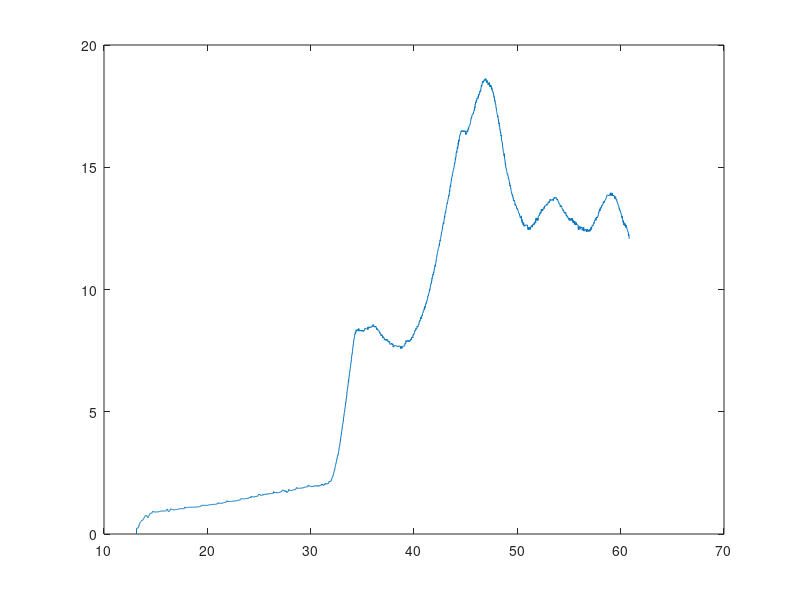

The MATLAB source for this figure: (Note: this script raises an error after producing the figure.)
% Question 5
myFile = load('dataCapt.mat').dataCapt;
Tcapt  = myFile(:,1);  % Base de temps des mesures capteurs (s)
Vt     = myFile(:, 2); % Vitesse transversale du véhicule (m/s)
Vl     = myFile(:, 3); % Vitesse longitudinale du véhicule (m/s)
Psip   = myFile(:, 4); % Vitesse de lacet du véhicule (rad/s)

% Question 6
% https://stackoverflow.com/questions/54002845/octave-add-secondary-y-axis-to-existing-plot
newFig = figure;
plot(Tcapt, Vl);
hold on;
plot(unique(Tgps)(1:end-1), vitesses);

title('Comparaison de la vitesse via GPS vs vitesse via DR');
legend('Vitesse via DR', 'Vitesse via GPS');

% Question 7
% tracé du signal biaisé
fig7 = figure;
plot(Tcapt, Psip);

% On a une frequence de 50Hz, donc 10s -> les 500 premiers echantillons
moyenne = mean(Psip(1:500)); % 0.0258117906935513
UnbiasedPsip = Psip - moyenne;

hold on;
plot(Tcapt, UnbiasedPsip);

title('Évolution du Psip biaisé et non baisé');
legend('Signal biaisé', 'Signal compensé');

% Question 8
% cap biaise
Tech = 0.02;
psi0 = -2.18;
BiasedCap = zeros(length(Tcapt), 1);
UnbiasedCap = zeros(length(Tcapt), 1);

BiasedCap(1) = psi0;
UnbiasedCap(1) = psi0;

for n = 1:length(Tcapt)-1
    BiasedCap(n+1)      = BiasedCap(n)      + Tech * Psip(n);
    UnbiasedCap(n+1) = UnbiasedCap(n) + Tech * UnbiasedPsip(n);
end

fig8 = figure;
plot(Tcapt, BiasedCap);
hold on;
plot(Tcapt, UnbiasedCap); % accumulation d'erreur

title('Évolution du cap');
legend('Cap biaisé', 'cap non biaisé');

% Question 9
x0 = 0;
y0 = 0;

bX = zeros(length(Tcapt), 1); % x biaise
bY = zeros(length(Tcapt), 1); % y biaiser

nX = zeros(length(Tcapt), 1); % x non biaise
nY = zeros(length(Tcapt), 1); % y non biaiser

for n = 1:length(Tcapt)-1
  bX(n+1) = bX(n) + Tech*(Vl(n)*cos(BiasedCap(n)) - Vt(n)*sin(BiasedCap(n)));
  bY(n+1) = bY(n) + Tech*(Vl(n)*sin(BiasedCap(n)) + Vt(n)*cos(BiasedCap(n)));

  nX(n+1) = nX(n) + Tech*(Vl(n)*cos(UnbiasedCap(n)) - Vt(n)*sin(UnbiasedCap(n)));
  nY(n+1) = nY(n) + Tech*(Vl(n)*sin(UnbiasedCap(n)) + Vt(n)*cos(UnbiasedCap(n)));
end

fig8 = figure;
plot(bX, bY, 'b');
hold on;
plot(nX, nY, 'r');

title('Évolution des trajectoires biaisée et non-biaisée');
legend('trajectoire biaisée', 'trajectoire non-biaisée');

% Question 10

fig10 = figure;
grid on;
hold on                 %  Maintenir active la figure cr??e pour ajout de trac?s
plot(x1,y1,'m.')        % Tracé du bord droit du circuit non interpol? en jaune
plot(x2,y2,'c.')        % Tracé du bord gauche du circuit non interpol? en cyan
plot(Xgps, Ygps, 'r.');
plot(nX, nY, 'b.');
axis equal;             % Repère orthonormé
xlabel('x (m)')         % Abscisses en metre
ylabel('y (m)')         % Ordonnées en metre

title('Évolution des trajectoires sur le circuit') % Titre
legend('bord droit','bord gauche', 'Trajectoire GPS', 'Trajectoire DR corrigée') % Légende

% Question 11
ecartX = Xgps - nX;
ecartY = Ygps - nY;

fig11 = figure;
plot(ecartX);
hold on;
plot(ecartY);
ecartMoyen = [mean(ecartX) mean(ecartY)]
title('Évolution des ecarts GPS-DR');
legend('écart en X', 'Écart en Y');
